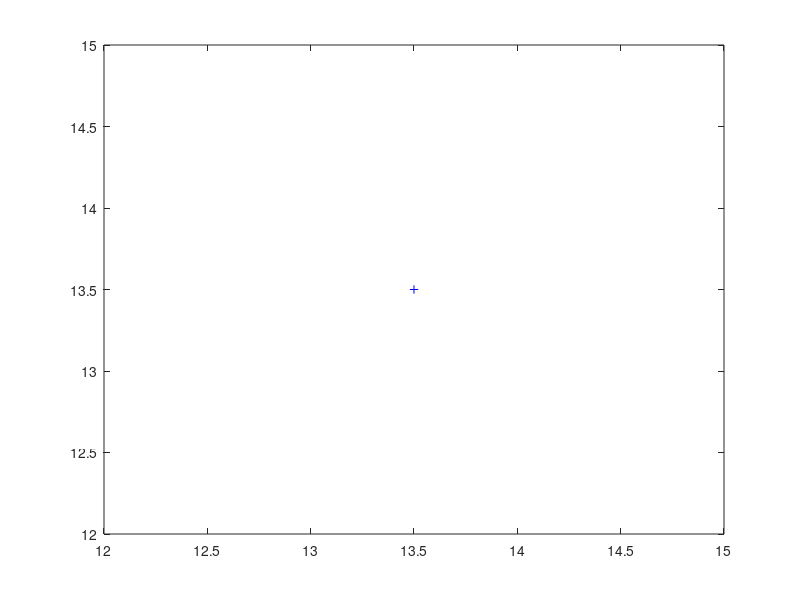

Write MATLAB code to recreate this figure. (Note: this script raises an error after producing the figure.)
x0 = 13.5;
z0 = 13.5;
y0 = 0;

for t=0:0.05:10
   if t<2
      x = x0 - 0.5*t;
      y = y0;
      z = z0;
   end
   plot(x,z,'b+');
   hold on;
   if t>=2 && t<3
      x1 = x;
      y = y0;
      z = z0 + 0.5*(t-2);
   end 
    plot(x1,z1,'r+');
    if t>=3 && t<5
       x2 = 12.5250 + 0.5*(t-3);
       y = y0;
       z2 = z;
    end
    plot(x2,z2,'y+');
    
    
    
end